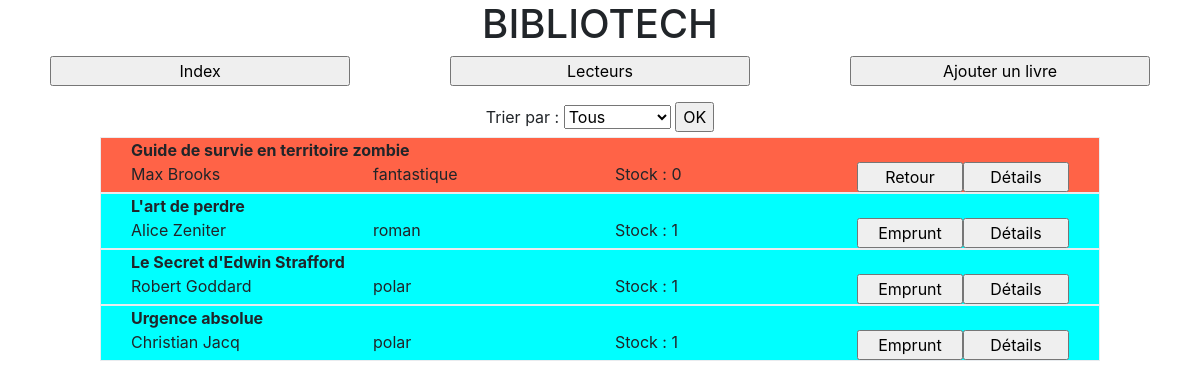
The page / on the database its author committed.
### tables this page shows
CREATE TABLE `books` (
  `id` int(10) UNSIGNED NOT NULL,
  `typeId` tinyint(1) UNSIGNED NOT NULL,
  `author` varchar(100) NOT NULL,
  `title` varchar(255) NOT NULL,
  `publicationDate` smallint(4) NOT NULL,
  `summary` text NOT NULL,
  `borrowBy` varchar(50) DEFAULT NULL,
  `stock` tinyint(3) UNSIGNED NOT NULL
);

CREATE TABLE `types` (
  `id` tinyint(3) UNSIGNED NOT NULL,
  `typeName` varchar(50) NOT NULL
);

### models/BooksManager.php (called while the page is built, shortened)
<?php
class BooksManager
{
	private $db;
	public function getBooks()
	{
		$req = $this->db->query('SELECT b.id, b.author, b.title, b.publicationDate, b.summary, b.borrowBy, b.stock, t.typeName type
		                        FROM books b
		                        INNER JOIN types t
		                        ON b.typeId = t.id
		                        ORDER BY b.title ASC');
		$data = $req->fetchAll(PDO::FETCH_ASSOC);
		foreach($data as $value)
		{
			$books[] = new Book($value);
		}
		return $books;
	}
    public function setDb($db)
    {
        $this->db = $db;
        return $this;
    }
}

### entities/Book.php (called while the page is built, shortened)
<?php
class Book
{
	private $type;
	private $author;
	private $title;
	private $stock;
	public function hydrate($data)
	{
		foreach($data as $key => $value)
		{
			$method = 'set'.ucfirst($key);
		}
	}
  public function getType()
  {
      return $this->type;
  }
  public function getAuthor()
  {
      return $this->author;
  }
  public function getTitle()
  {
      return $this->title;
  }
  public function getStock()
  {
      return $this->stock;
  }
  public function setId($id)
  {
      return $this;
  }
  public function setType($type)
  {
      $this->type = $type;
      return $this;
  }
  public function setAuthor($author)
  {
      $this->author = $author;
      return $this;
  }
  public function setTitle($title)
  {
      $this->title = $title;
      return $this;
  }
  public function setPublicationDate($publicationDate)
  {
      return $this;
  }
  public function setSummary($summary)
  {
      return $this;
  }
  public function setBorrowBy($borrowBy)
  {
      return $this;
  }
  public function setStock($stock)
  {
      $this->stock = (int)$stock;
      return $this;
  }
}

### views/indexView.php (the view, shortened to what this page needs)
<?php
include('views/templates/header.php');
?>
<section>
	<div class="row justify-content-center">
		<form class="" action="" method="POST">
			<label for="type">Trier par : </label>
			<select name="type" id="type">
				<option value="0">Tous</option>
			</select>
			<input type="submit" name="chooseType" value="OK">
		</form>
	</div>
	<article class="row">
		<?php
		foreach($books as $book)
		{
		?>
		<div class="col-12 col-md-10 row justify-content-between mx-auto border
		<?php if($book->getStock() > 0){echo 'available';}else{echo 'borrow';} ?>">
			<p class="col-12"><strong><?php echo $book->getTitle(); ?></strong></p>
			<p class="col-6 col-md"><?php echo $book->getAuthor(); ?></p>
			<p class="col-6 col-md"><?php echo $book->getType(); ?></p>
			<p class="col-6 col-md">Stock : <?php echo $book->getStock(); ?></p>
			<div class="col-12 col-md">
				<form class="row" action="" method="POST">
					<?php if($book->getStock() > 0){?>
					<input class="col-6 col-md" type="submit" name="bookBorrow" value="Emprunt">
					<?php }else{ ?>
					<input class="col-6 col-md" type="submit" name="bookReturn" value="Retour">
					<?php } ?>
					<input class="col-6 col-md" type="submit" name="bookDetail" value="D&eacute;tails">
				</form>
			</div>
		</div>
		<?php
		}
		?>
	</article>
</section>
<?php
include('views/templates/footer.php');
?>

### index.php (shortened to what this page needs)
<?php
require('models/dbConnect.php');
$BooksManager = new BooksManager($db);
if(isset($_POST['users']) OR isset($_POST['userDetail']))
{
	include('controllers/users.php');
}
else
{
	include('controllers/index.php');
}
?>

### controllers/index.php (shortened to what this page needs)
<?php
if(isset($_POST['bookDetail']))
{
	$book = $BooksManager->getBook($_POST['bookId']);
	include('views/bookView.php');
}
elseif(isset($_POST['addBook']))
{
	$types = $BooksManager->getTypes();
	include('views/addBookView.php');
}
elseif(isset($_POST['bookBorrow']))
{
	$book = $BooksManager->getBook($_POST['bookId']);
	include('views/borrowByView.php');
}
else
{
	if(isset($_POST['chooseType']) AND $_POST['type'] != 0)
	{
		$books = $BooksManager->getBooksBy($_POST['type']);
	}
	else
	{
		$books = $BooksManager->getBooks();
	}
	include('views/indexView.php');
}
?>

### views/templates/header.php (shortened to what this page needs)
<!doctype html>
<html class="no-js" lang="">
    <head>
        <link rel="stylesheet" href="assets/css/normalize.css">
        <link rel="stylesheet" href="assets/css/bootstrap.css">
        <link rel="stylesheet" href="assets/css/main.css">
    </head>
    <body>
        <header class="mb-3">
            <h1 class="text-center">BIBLIOTECH</h1>
            <nav>
                <form class="row justify-content-center" action="" method="POST">
                    <input class="col-6 col-md-3 mx-auto" type="submit" name="home" value="Index">
                    <input class="col-6 col-md-3 mx-auto" type="submit" name="users" value="Lecteurs">
                    <input class="col-12 col-md-3 mx-auto" type="submit" name="addBook" value="Ajouter un livre">
                </form>
            </nav>
        </header>

### views/templates/footer.php (shortened to what this page needs)
    </body>
</html>

### assets/css/main.css (style rules this page uses)
html { color: #222; font-size: 1em; line-height: 1.4; }
.row { margin-left: 0; margin-right: 0; }
p { margin-bottom: 0; }
.available { background-color: cyan; }
.borrow { background-color: tomato; }

### rows shown on the page
books: title "Guide de survie en territoire zombie", author "Max Brooks", typeId.typeName "fantastique", stock "0"
books: title "L'art de perdre", author "Alice Zeniter", typeId.typeName "roman", stock "1"
books: title "Le Secret d'Edwin Strafford", author "Robert Goddard", typeId.typeName "polar", stock "1"
books: title "Urgence absolue", author "Christian Jacq", typeId.typeName "polar", stock "1"
